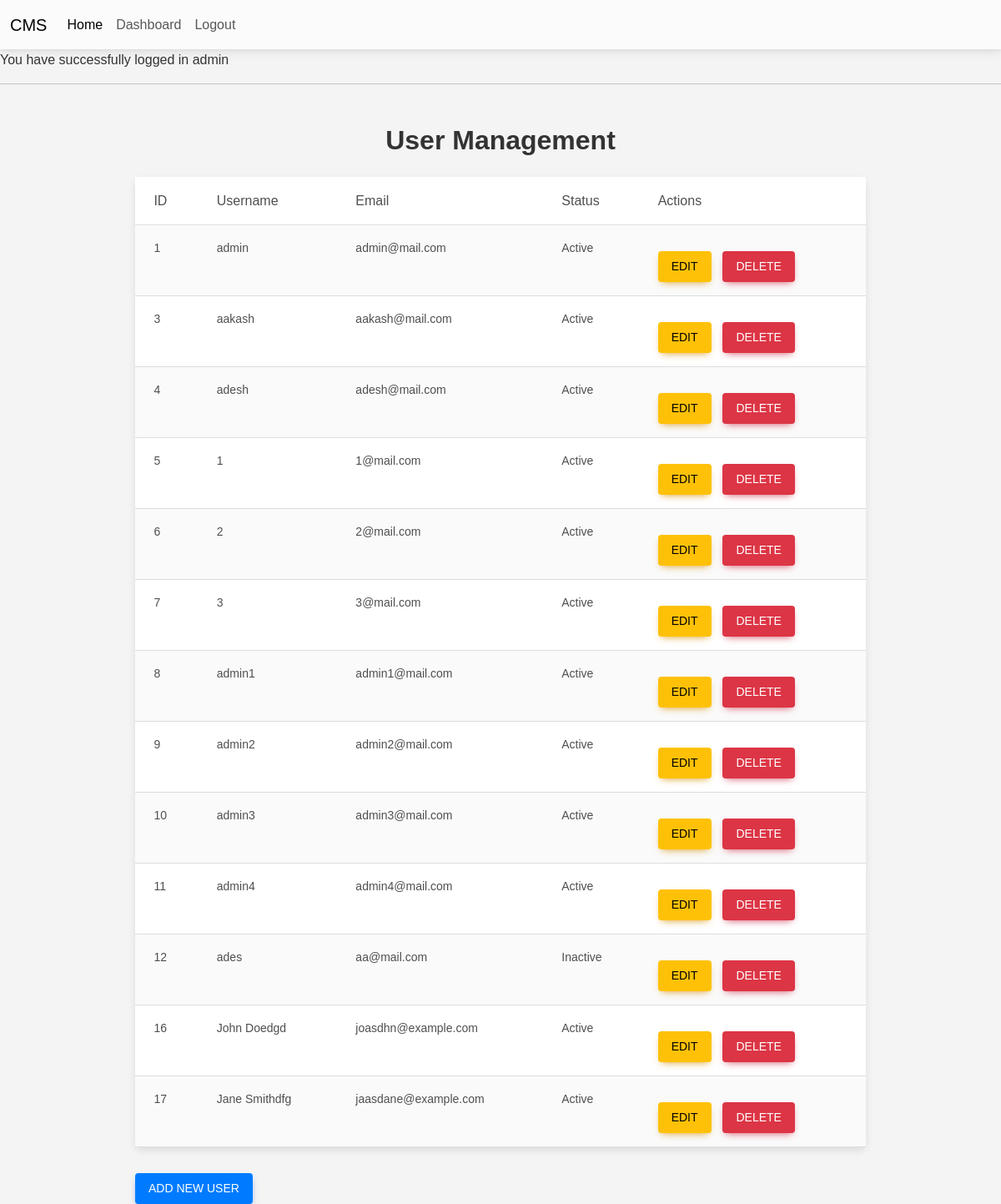
/users.php (signed in), run on the app's committed database.
### tables this page shows
CREATE TABLE `users` (
  `id` int(10) UNSIGNED NOT NULL,
  `username` varchar(100) NOT NULL,
  `email` varchar(100) NOT NULL,
  `password` varchar(100) NOT NULL,
  `active` tinyint(1) NOT NULL DEFAULT 1,
  `added` datetime NOT NULL DEFAULT current_timestamp(),
  `role` enum('admin','user') NOT NULL DEFAULT 'user'
);

### users.php (the view, shortened to what this page needs)
<?php
include('includes/database.php');
include('includes/functions.php');
include('includes/header.php');
?>
<head>
</head>
<?php
if ($stm = $connect->prepare('SELECT * FROM users')) {
    $stm->execute();
    $result = $stm->get_result();
    if ($result->num_rows > 0) {
        ?>
        <div class="container mt-5">
            <div class="row justify-content-center">
                <div class="col-md-8">
                    <h1 class="display-4 mb-4">User Management</h1>
                    <table class="table table-striped table-hover">
                        <thead>
                            <tr>
                                <th>ID</th>
                                <th>Username</th>
                                <th>Email</th>
                                <th>Status</th>
                                <th>Actions</th>
                            </tr>
                        </thead>
                        <tbody>
                            <?php while ($record = $result->fetch_assoc()) { ?>
                                <tr>
                                    <td><?php echo $record['id']; ?></td>
                                    <td><?php echo $record['username']; ?></td>
                                    <td><?php echo $record['email']; ?></td>
                                    <td><?php echo $record['active'] ? 'Active' : 'Inactive'; ?></td>
                                    <td>
                                        <a href="users_edit.php?id=<?php echo $record['id']; ?>"
                                            class="btn btn-warning btn-sm">Edit</a>
                                        <?php if ($_SESSION['role'] == 'admin') { ?>
                                            <a href="users.php?delete=<?php echo $record['id']; ?>"
                                                class="btn btn-danger btn-sm">Delete</a>
                                        <?php } else { ?>
                                            <span class="text-muted">Delete (Admin Only)</span>
                                        <?php } ?>
                                    </td>
                                </tr>
                            <?php } ?>
                        </tbody>
                    </table>
                    <a href="users_add.php" class="btn btn-primary">Add New User</a>
                </div>
            </div>
        </div>
        <?php
    } else {
        echo '<div class="alert alert-info text-center">No users found.</div>';
    }
} else {
    echo '<div class="alert alert-danger">Could not prepare statement!</div>';
}
include('includes/footer.php');
?>

### includes/header.php (shortened to what this page needs)
<!DOCTYPE html>
<html lang="en">
<head>
    <link
      rel="stylesheet"
      href="https://cdnjs.cloudflare.com/ajax/libs/font-awesome/6.0.0/css/all.min.css"
    />
    <link rel="stylesheet" href="css/mdb.min.css" />
</head>
<body>
<nav class="navbar navbar-expand-lg navbar-light bg-body-tertiary">
  <div class="container-fluid">
    <a class="navbar-brand" href="#">CMS</a>
    <div class="collapse navbar-collapse" id="navbarNav">
      <ul class="navbar-nav">
        <li class="nav-item">
          <a class="nav-link active" aria-current="page" href="/cms/">Home</a>
        </li>
        <li class="nav-item">
          <a class="nav-link" href="dashboard.php">Dashboard</a>
        </li>
        <li class="nav-item">
          <a class="nav-link" href="logout.php">Logout</a>
        </li>
      </ul>
    </div>
  </div>
</nav>
<?php get_message(); ?>

### includes/functions.php (shortened to what this page needs)
<?php
function get_message(){
    if(isset($_SESSION['message'])){
       echo '<p>' .$_SESSION['message'] . '<p> <hr>';
}
}

### includes/footer.php (shortened to what this page needs)
</body>
</html>

### users.php (style rules this page uses)
body { font-family: 'Arial', sans-serif; background-color: #f4f4f4; color: #333; margin: 0; padding: 0; }
.container { margin-top: 50px; }
h1.display-4 { color: #333; text-align: center; margin-bottom: 30px; font-size: 2em; font-weight: 600; }
table { width: 100%; border-collapse: collapse; margin-bottom: 30px; background-color: #fff; border-radius: 8px; box-shadow: 0 4px 10px rgba(0, 0, 0, 0.1); }
table th, table td { padding: 12px; text-align: left; border-bottom: 1px solid #ddd; }
table th { background-color: #4CAF50; color: white; font-size: 16px; }
table td { font-size: 14px; }
.btn { padding: 8px 16px; font-size: 14px; border-radius: 4px; text-decoration: none; display: inline-block; margin-right: 10px; transition: background-color 0.3s ease; }
.btn-primary { background-color: #007BFF; color: white; }
.btn-warning { background-color: #ffc107; color: black; }
.btn-danger { background-color: #dc3545; color: white; }
.row { display: flex; justify-content: center; }
.col-md-8 { width: 100%; max-width: 900px; }
a.btn { margin-top: 15px; }

### data on the page
users: id "1", username "admin", email "admin@mail.com", active "Active"
users: id "3", username "aakash", email "aakash@mail.com", active "Active"
users: id "4", username "adesh", email "adesh@mail.com", active "Active"
users: id "5", username "1", email "1@mail.com", active "Active"
users: id "6", username "2", email "2@mail.com", active "Active"
users: id "7", username "3", email "3@mail.com", active "Active"
users: id "8", username "admin1", email "admin1@mail.com", active "Active"
users: id "9", username "admin2", email "admin2@mail.com", active "Active"
users: id "10", username "admin3", email "admin3@mail.com", active "Active"
users: id "11", username "admin4", email "admin4@mail.com", active "Active"
users: id "12", username "ades", email "aa@mail.com", active "Inactive"
users: id "16", username "John Doedgd", email "joasdhn@example.com", active "Active"
users: id "17", username "Jane Smithdfg", email "jaasdane@example.com", active "Active"

### other printed values
$_SESSION['message'] "You have successfully logged in admin"
